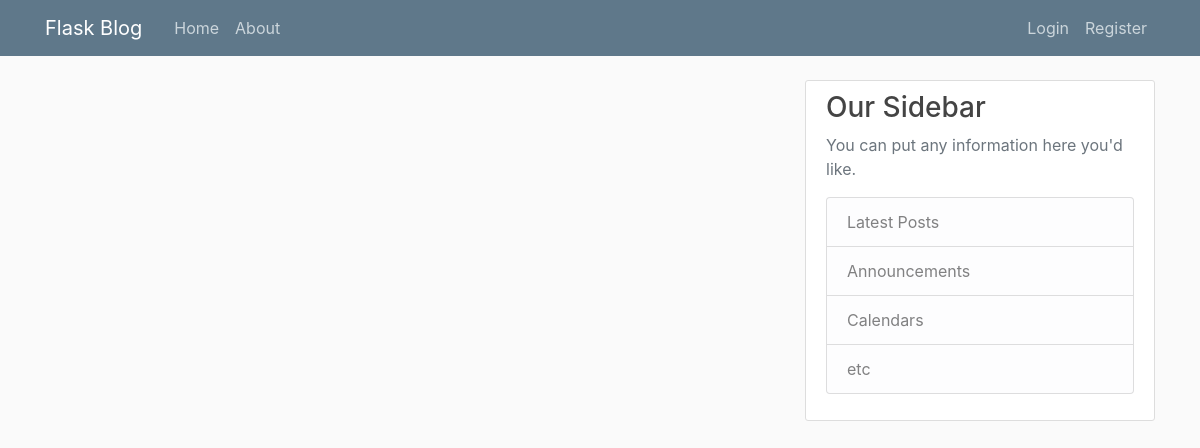
The app's page /home, older data.
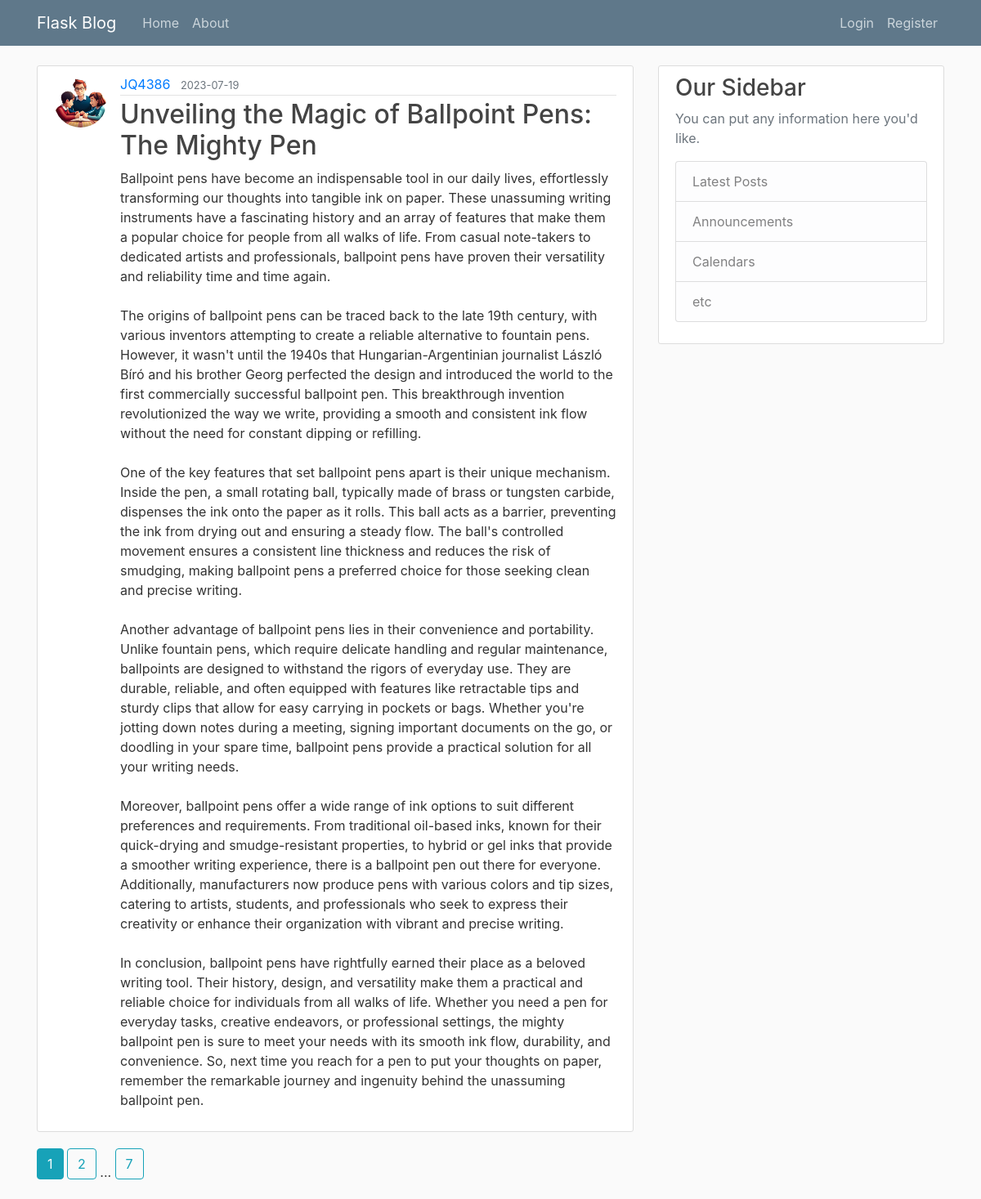
The same page, newer data.
### flaskblog/models.py (models this page shows, shortened)
class Post(db.Model):
    id = db.Column(db.Integer, primary_key=True)
    title = db.Column(db.String(100), nullable=False) # 100 char max, not null
    date_posted = db.Column(db.DateTime, nullable=False, default=datetime.utcnow) # not null, default, always use utc time for consistency
    content = db.Column(db.Text, nullable=False) # not null
    user_id = db.Column(db.Integer, db.ForeignKey('user.id'), nullable=False) # not null

class User(db.Model, UserMixin):
    id = db.Column(db.Integer, primary_key=True)
    username = db.Column(db.String(20), unique=True, nullable=False) # 20 char max, unique, not null
    email = db.Column(db.String(120), unique=True, nullable=False) # 120 char max, unique, not null
    image_file = db.Column(db.String(20), nullable=False, default='default.jpg') # 20 char max, not null, default
    password = db.Column(db.String(60), nullable=False) # 60 char max, not null
    posts = db.relationship('Post', backref='author', lazy=True) # one to many relationship, backref allows us to get user who created post

### flaskblog/main/routes.py (the view)
@main.route('/')
@main.route('/home')
def home():
    page = request.args.get('page', 1, type=int)
    posts = Post.query.order_by(Post.date_posted.desc()).paginate(page=page, per_page=1)
    return render_template('home.html', title='Home', posts=posts)

### flaskblog/templates/home.html
{% extends "layout.html" %}
{% block content %}
    {% for post in posts.items %}
        <article class="media content-section">
          <img class="rounded-circle article-img" src="{{ url_for('static', filename='profile_pics/' + post.author.image_file) }}">
          <div class="media-body">
            <div class="article-metadata">
              <a class="mr-2" href="{{ url_for('users.user_posts', username=post.author.username) }}">{{ post.author.username }}</a>
              <small class="text-muted">{{ post.date_posted.strftime('%Y-%m-%d') }}</small>
            </div>
            <h2><a class="article-title" href="{{ url_for('posts.post', post_id=post.id) }}">{{ post.title }}</a></h2>
            <p class="article-content">{{ post.content }}</p>
          </div>
        </article>
    {% endfor %}
    {% for page_num in posts.iter_pages(left_edge=1, right_edge=1, left_current=1, right_current=1) %}
        {% if page_num %}
            {% if posts.page == page_num %}
                <a class="btn btn-info mb-4" href="{{ url_for('main.home', page=page_num) }}">{{ page_num }}</a>
            {% else %}
                <a class="btn btn-outline-info mb-4" href="{{ url_for('main.home', page=page_num) }}">{{ page_num }}</a>
            {% endif %}
        {% else %}
            ...
        {% endif %}
    {% endfor %}
{% endblock content %}

Row changes from the older to the newer data that the page shows:
added Post: image_file (picture), author.username "JQ4386", date_posted "2023-07-19", title "Unveiling the Magic of Ballpoint Pens: The Mighty Pen", content "Ballpoint pens have become an indispensable tool in our daily lives, effortlessly transforming our thoughts into tangible ink on paper. These unassuming writing instruments have a fascinating history and an array of features that make them a popular choice for people from all walks of life. From casual note-takers to dedicated artists and professionals, ballpoint pens have proven their versatility and reliability time and time again. The origins of ballpoint pens can be traced back to the late 19th century, with various inventors attempting to create a reliable alternative to fountain pens. However, it wasn't until the 1940s that Hungarian-Argentinian journalist László Bíró and his brother…"
Text that changed along with them:
new list line: "1"
new list line: "2"
new list line: "7"
